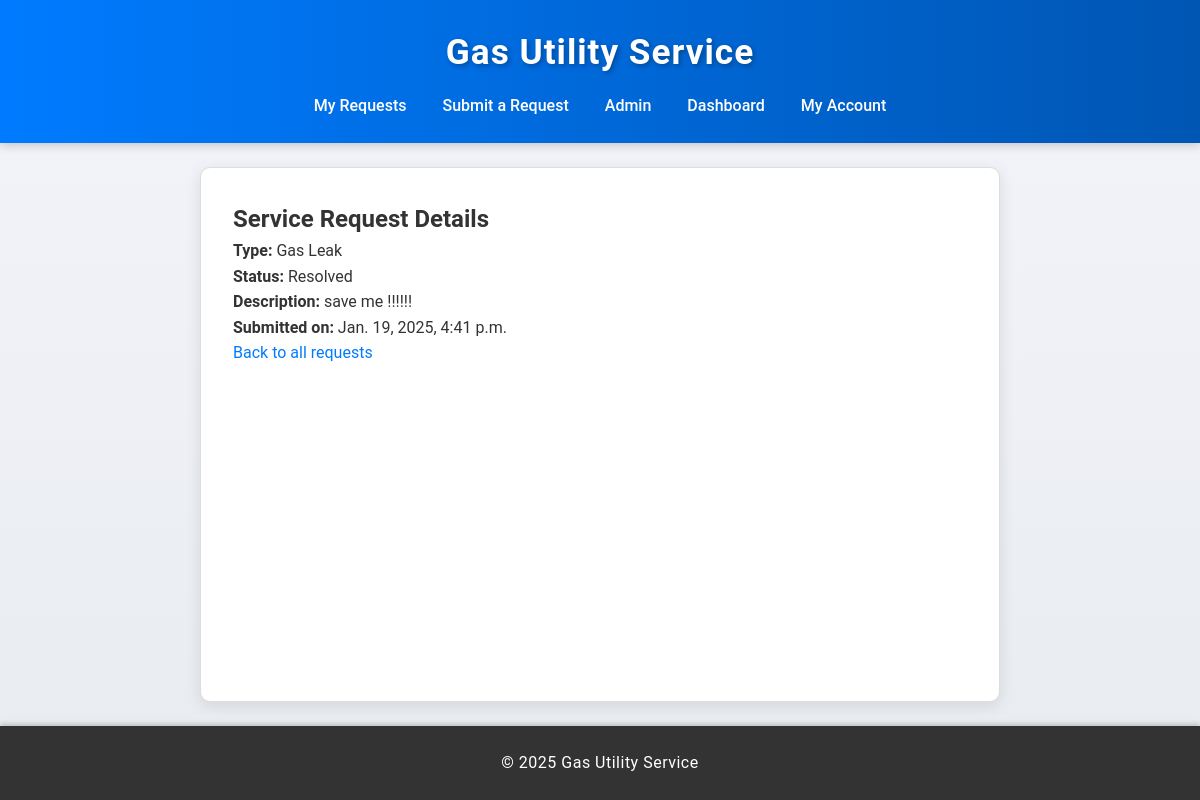
Screenshot of /6/ (signed in) with the database file from the repository.
### service_requests/models.py (models this page shows)
class ServiceRequest(models.Model):
    SERVICE_TYPES = [
        ('gas_leak', 'Gas Leak'),
        ('billing', 'Billing Issue'),
        ('account', 'Account Update'),
    ]
    STATUS_CHOICES = [
        ('pending', 'Pending'),
        ('in_progress', 'In Progress'),
        ('resolved', 'Resolved'),
    ]
    customer = models.ForeignKey(Customer, on_delete=models.CASCADE)
    service_type = models.CharField(max_length=20, choices=SERVICE_TYPES)
    description = models.TextField()
    status = models.CharField(max_length=20, choices=STATUS_CHOICES, default='pending')
    created_at = models.DateTimeField(auto_now_add=True)
    updated_at = models.DateTimeField(auto_now=True)
    resolved_at = models.DateTimeField(null=True, blank=True)
    attachments = models.FileField(upload_to='attachments/', blank=True, null=True)
    response = models.TextField(null=True, blank=True)  # Add the response field here

### service_requests/views.py (the view)
# urls.py: path('<int:pk>/', views.ServiceRequestDetailView.as_view(), name='service_request_detail'),
class ServiceRequestDetailView(LoginRequiredMixin, DetailView):
    model = ServiceRequest
    template_name = 'service_requests/service_request_detail.html'
    context_object_name = 'service_request'
    def get_queryset(self):
        return ServiceRequest.objects.filter(customer=self.request.user.customer)

### service_requests/templates/service_requests/service_request_detail.html (shortened to what this page needs)
{% extends "base.html" %}
{% block content %}
    <h2>Service Request Details</h2>
    <p><strong>Type:</strong> {{ service_request.get_service_type_display }}</p>
    <p><strong>Status:</strong> {{ service_request.get_status_display }}</p>
    <p><strong>Description:</strong> {{ service_request.description }}</p>
    <p><strong>Submitted on:</strong> {{ service_request.created_at }}</p>
    <a href="{% url 'list_service_requests' %}">Back to all requests</a>
{% endblock %}

### static/style.css (style rules this page uses)
* { margin: 0; padding: 0; box-sizing: border-box; }
body { font-family: 'Roboto', Arial, sans-serif; line-height: 1.6; background: linear-gradient(to bottom, #f4f4f9, #e8ecf1); color: #333; display: flex; flex-direction: column; min-height: 100vh; overflow-x: hidden; }
a { color: #007bff; text-decoration: none; transition: color 0.3s ease; }

### rows the page displays
ServiceRequest: service_type "Gas Leak", status "Resolved", description "save me !!!!!!", created_at "Jan. 19, 2025, 4:41 p.m."
